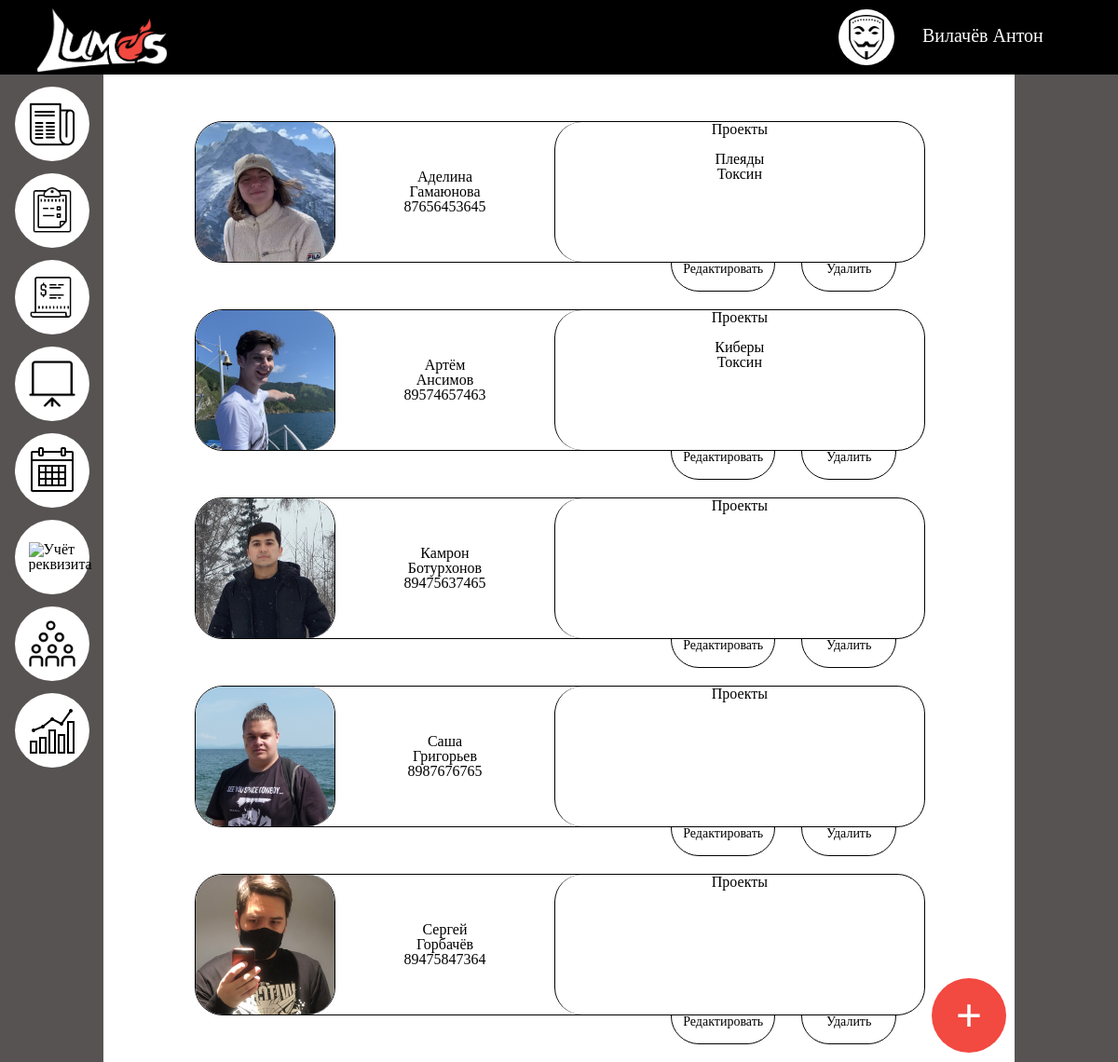
The page /employees on the database its author committed.
### main/models.py (models this page shows, shortened)
class Employee(models.Model):
    phoneNumberRegex = RegexValidator(regex=r"^\+?1?\d{8,15}$")
    phone = models.CharField(validators=[phoneNumberRegex], max_length=12, unique=True)
    name = models.CharField("Имя", max_length=30)
    surname = models.CharField("Фамилия", max_length=30)
    patronymic = models.CharField("Отчество", max_length=30, null=True, blank=True)
    login = models.CharField("Логин", max_length=30, null=True, blank=True, unique=True)
    password = models.CharField("Пароль", max_length=30, null=True, blank=True)
    vk_link = models.SlugField("Ссылка на Вк", max_length=30, null=True, blank=False)
    telegram_link = models.SlugField("Пароль", max_length=30, null=True, blank=True)
    avatar = models.ImageField("Аватарка", null=True, blank=True)
    @property
    def avatar_url(self):
        if self.avatar and hasattr(self.avatar, 'url'):
            return self.avatar.url
    class Meta:
        verbose_name = "Сотрудник"
        verbose_name_plural = "Сотрудники"

class Project(models.Model):
    name = models.CharField("Название", max_length=30)
    base_cost = models.SmallIntegerField("Стоимость")
    avatar = models.ImageField("Аватарка", upload_to="project's avatars", null=True, blank=True)
    description = models.TextField("Описание", null=True, blank=True)
    task = models.ForeignKey(
        Task, verbose_name="Задачи", related_name="Project_Task", on_delete=models.SET_NULL, null=True, blank=True
    )
    employee = models.ManyToManyField(Employee, verbose_name="Сотрудники", related_name="Project_Employee",
                                      null=True, blank=True)
    props = models.ManyToManyField(Props, verbose_name="Реквизит", related_name="Project_Props",
                                   null=True, blank=True)
    order = models.ManyToManyField(Order, verbose_name="orders", related_name="Project_Order",
                                   null=True, blank=True)
    def __str__(self):
        return self.name
    class Meta:
        verbose_name = "Проект"
        verbose_name_plural = "Проекты"

### main/views.py (the view)
# urls.py: path('employees', views.go_to_employees, name='employees'),
def go_to_employees(request):
    employees = Employee.objects.order_by('name')
    projects = Project.objects.order_by('name')
    print('Работает?')
    print(projects)
    return render(request, 'main/employees.html', {'employees': employees, 'projects': projects})

### main/templates/main/employees.html (shortened to what this page needs)
{% extends 'main/base.html' %}
{% block center %}
<div id="main-employees">
    {% if employees %}
        {% for el in employees %}
            <div class="employee">
                <div class="avatar-employee-div">
                    <img class="avatar-employee" src=" {{ el.avatar_url }} ">
                </div>
                <div class="info-employee">
                    <p class="text-info-employee">
                        {{ el.name }} </br>
                        {{ el.surname }} </br>
                        {{ el.phone }} </br>
                    </p>
                </div>
                <div class="projects-employee">
                    Проекты </br>
                    {% for project in projects.all %}
                        {% for i in project.employee.all %}
                            {% if el.id == i.id %}
                                {{ project.name }} </br>
                            {% endif %}
                        {% endfor %}
                    {% endfor %}
                </div>
                <a href="{% url 'refactor_employee' el.id %}">
                    <div class="refactor-employee">
                        Редактировать
                    </div>
                </a>
                <a href="{% url 'delete_employee' el.id %}">
                    <div class="delete-employee">
                        Удалить
                    </div>
                </a>
            </div>
        {% endfor %}
    {% else %}
        <h1 style="font-size: 50px; margin-top: -50%">Добавте первого сотрудника</h1>
    {% endif %}
</div>
<a id="add-project" href="{% url 'add_employee' %}">+</a>
{% endblock %}

### main/templates/main/base.html (shortened to what this page needs)
<!DOCTYPE html>
<html lang="en">
{% load static %}
<head>
    <link rel="stylesheet" href=" {% static 'main/css/reset.css' %} ">
    <link rel="stylesheet" href=" {% static 'main/css/style.css' %} ">
</head>
<body>
    <div class="under">
        <div class="logo">
            <img id="logo" src=" {% static 'main/img/Lumos_logo.png' %} ">
        </div>
        <div class="username">
            <div class="avatar">
                <img src=" {% static 'main/img/Человек.png' %} " alt="Аватарка" style="width: 60px;">
            </div>
            <div class="name">
                <div class="text">
                    Вилачёв Антон
                </div>
            </div>
        </div>
    </div>
    <div class="main">
        <div class="left panel">
            <a class="menu-item" id="notifications" href="{% url 'notifications' %}">
                <img class="icon" src= " {% static 'main/img/Новости.png' %} "  alt='Новости'>
            </a>
            <a class="menu-item" id="projects" href="{% url 'projects' %}">
                <img class="icon" src=" {% static 'main/img/Проекты.png' %} " alt="Проекты">
            </a>
            <a class="menu-item" id="orders" href="{% url 'orders' %}">
                <img class="icon" src=" {% static 'main/img/Заказ.png' %} " alt="Заказы">
            </a>
            <a class="menu-item" id="tasks" href="{% url 'tasks' %}">
                <img class="icon" src=" {% static 'main/img/Доска.png' %} "  alt="Доска заданий">
            </a>
            <a class="menu-item" id="calendar" href="{% url 'calendar' %}">
                <img class="icon" src=" {% static 'main/img/Календарь.png' %} " alt="Календарь">
            </a>
            <a class="menu-item" id="props" href="{% url 'props' %}">
                <img class="icon" src=" {% static 'main/img/Гараж.png' %} " alt="Учёт реквизита">
            </a>
            <a class="menu-item" id="employees" href="{% url 'employees' %}">
                <img class="icon" src=" {% static 'main/img/Толпа.png' %} " alt="Коллектив">
            </a>
            <a class="menu-item" id="statistics" href="{% url 'statistics' %}">
                <img class="icon" src=" {% static 'main/img/Статистика.png' %} " alt="Статистика">
            </a>
        </div>
        <div class="center">
            {% block center %}
            {% endblock %}
        </div>
        <div class="right panel">
        </div>
    </div>
</body>
</html>

### main/static/main/css/style.css (style rules this page uses)
html { box-sizing: border-box; }
body { background-color: #ffffff; overflow: hidden; }
.under { position: relative; height: 80px; width: 100%; background: #000000; }
.main { display: grid; grid-template-columns: 111px 1fr 111px; height: calc(100vh - 80px); }
.panel { position: relative; width: 111px; background: #585353; }
.logo { position: absolute; width: 250px; height: 100%; text-align: center; }
#logo { position: absolute; width: 140px; top: 50%; margin-top: -31px; left: 50%; margin-left: -85px; }
.username { position: absolute; width: 300px; height: 100%; right: 0; display: flex; flex-direction: row; }
.avatar { position: relative; height: 60px; width: 60px; background: white; border-radius: 50%; top: 50%; margin-top: -30px; }
.name { position: relative; width: 200px; padding-left: 30px; text-align: left; }
.text { position: absolute; top: 50%; margin-top: -0.625em; font-size: 20px; color: white; }
.menu-item { position: relative; display: block; background: white; width: 80px; height: 80px; border-radius: 50%; left: 50%; margin-left: -40px; margin-top: 13px; }
.icon { position: relative; width: 50px; top: 50%; margin-top: -25px; left: 50%; margin-left: -25px; }
.center { overflow: hidden; }
#add-project { display: block; position: fixed; width: 80px; height: 80px; border-radius: 50%; background: #F24941; bottom: 10px; right: 120px; box-sizing: border-box; padding-top: 15px; text-align: center; color: white; font-size: 50px; font-weight: bold; text-decoration: none; }
.employee { position: relative; width: 80%; height: 150px; margin-left: calc(50% - 40%); margin-top: 50px; margin-bottom: 50px; display: flex; flex-direction: row; border: 1px solid; border-radius: 30px; }
.avatar-employee-div { height: 100%; width: 150px; border-radius: 29px; border-right: 1px solid; position: relative; }
.info-employee { position: relative; height: 100%; width: 30%; text-align: center; }
.text-info-employee { position: relative; top: 50%; transform: translate(0, -50%) }
.projects-employee { height: 100%; width: calc(70% - 150px); border-radius: 29px; border-left: 1px solid; text-align: center; }
.avatar-employee { width: 100%; height: 100%; object-fit: cover; border-radius: 29px 29px 29px 29px; }
#main-employees { position: absolute; width: calc(100% - 222px); height: calc(100% - 80px); overflow: auto; }
.refactor-employee { position: absolute; width: 110px; height: 30px; bottom: -32px; right: 160px; border: 1px solid; border-radius: 0 0 30px 30px; text-align: center; font-size: 14px }
.delete-employee { position: absolute; width: 100px; height: 30px; bottom: -32px; right: 30px; border: 1px solid; border-radius: 0 0 30px 30px; text-align: center; font-size: 14px }

### rows shown on the page
Employee: avatar_url (picture), name "Аделина", surname "Гамаюнова", phone "87656453645"
Project: name "Плеяды"
Project: name "Токсин"
Employee: avatar_url (picture), name "Артём", surname "Ансимов", phone "89574657463"
Project: name "Киберы"
Employee: avatar_url (picture), name "Камрон", surname "Ботурхонов", phone "89475637465"
Employee: avatar_url (picture), name "Саша", surname "Григорьев", phone "8987676765"
Employee: avatar_url (picture), name "Сергей", surname "Горбачёв", phone "89475847364"
